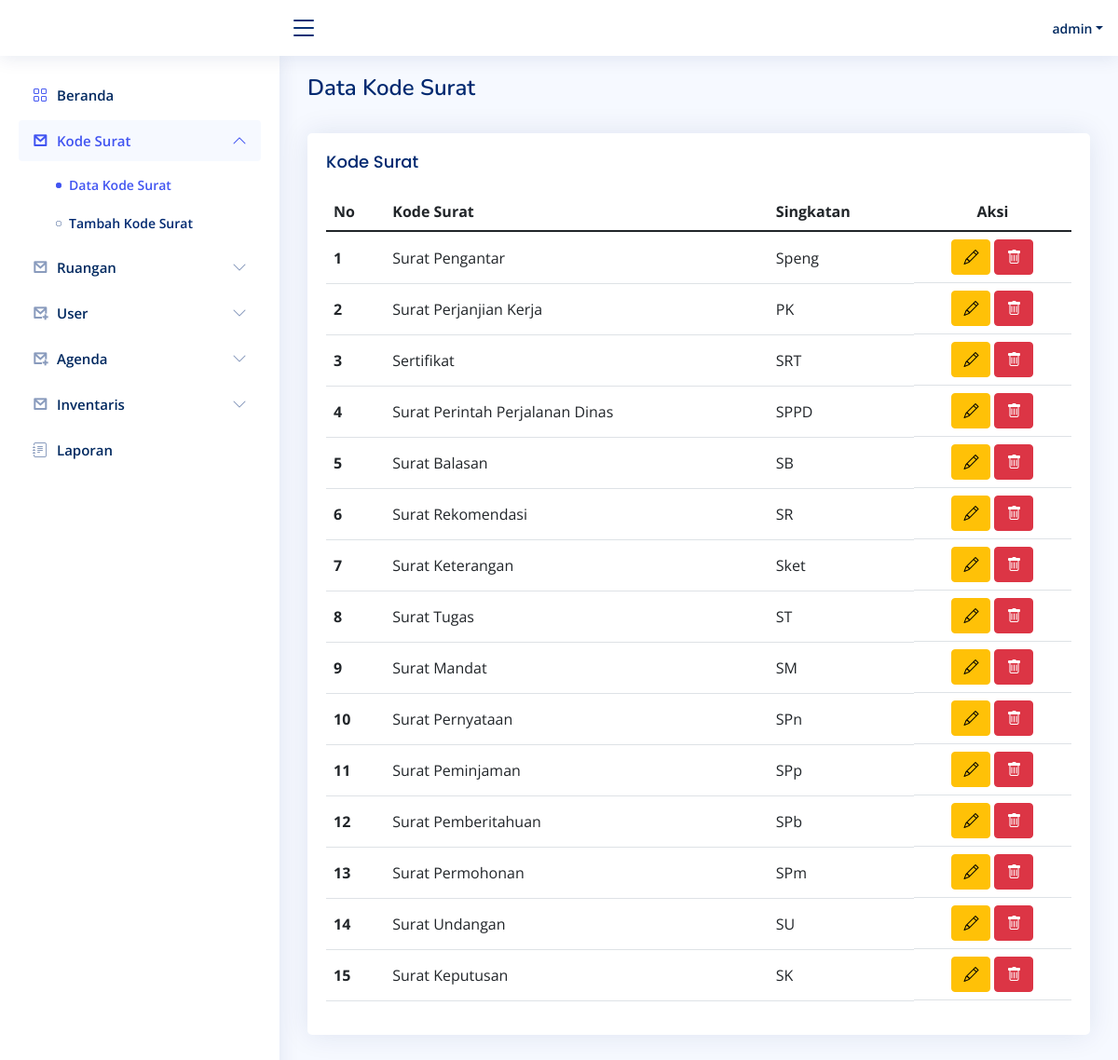
/index.php?page=kode_surat&item=tampil_kode_surat (signed in), run on the app's committed database.
### tables this page shows
CREATE TABLE `tabel_kode_surat` (
    id_kode_surat INT NOT NULL AUTO_INCREMENT,
    jenis_surat VARCHAR(50) NOT NULL,
    singkatan VARCHAR(10) UNIQUE NOT NULL,
    PRIMARY KEY(id_kode_surat)
);

### kode_surat/halaman_tampil_kode_surat.php (the view, shortened to what this page needs)
<main id="main" class="main">
  <div class="pagetitle">
    <h1>Data Kode Surat</h1>
  </div>
  <br>
  <section class="section">
    <div class="row">
      <div class="col-lg-12">
        <div class="card">
          <div class="card-body">
            <h5 class="card-title" style="flex: 1;">Kode Surat</h5>
            <table class="table datatable">
              <thead>
                <tr>
                  <th scope="col">No</th>
                  <th scope="col">Kode Surat</th>
                  <th scope="col">Singkatan</th>
                  <th scope="col" class="text-center">Aksi</th>
                </tr>
              </thead>
              <tbody>
                <?php
                require_once "koneksi.php";
                $no = 1;
                $sql = "SELECT * FROM tabel_kode_surat ORDER BY id_kode_surat DESC";
                $result = $mysqli->query($sql);
                ?>
                <?php while ($row = $result->fetch_assoc()) : ?>
                  <tr>
                    <th class="align-middle" scope="row"><?= $no++; ?></th>
                    <td class="align-middle"><?= $row['jenis_surat']; ?></td>
                    <td class="align-middle"><?= $row['singkatan']; ?></td>
                    <td class="d-flex justify-content-center gap-1">
                      <a href="index.php?page=kode_surat&item=edit_kode_surat&id_kode_surat=<?= $row['id_kode_surat']; ?>" class="btn btn-warning"><i class="bi bi-pencil"></i></a>
                      <a href="index.php?page=kode_surat&item=delete_kode_surat&id_kode_surat=<?= $row['id_kode_surat']; ?>" class="btn btn-danger" onclick="return confirm('Yakin ingin menghapus data ini?')"><i class="bi bi-trash"></i></a>
                    </td>
                  </tr>
                <?php endwhile; ?>
              </tbody>
            </table>
          </div>
        </div>
      </div>
    </div>
  </section>
</main>

### assets/css/style.css (style rules this page uses)
:root { scroll-behavior: smooth; }
body { font-family: "Open Sans", sans-serif; background: #f6f9ff; color: #444444; }
a { color: #4154f1; text-decoration: none; }
h1, h2, h3, h4, h5, h6 { font-family: "Nunito", sans-serif; }
#main { margin-top: 60px; padding: 20px 30px; transition: all 0.3s; }
.pagetitle { margin-bottom: 10px; }
.pagetitle h1 { font-size: 24px; margin-bottom: 0; font-weight: 600; color: #012970; }
.card { margin-bottom: 30px; border: none; border-radius: 5px; box-shadow: 0px 0 30px rgba(1, 41, 112, 0.1); overflow: hidden; }
.card-title { padding: 20px 0 15px 0; font-size: 18px; font-weight: 500; color: #012970; font-family: "Poppins", sans-serif; }
.card-body { padding: 0 20px 20px 20px; }
@media (min-width: 1200px) { #main, #footer { margin-left: 300px; } }

### data on the page
tabel_kode_surat: jenis_surat "Surat Pengantar", singkatan "Speng"
tabel_kode_surat: jenis_surat "Surat Perjanjian Kerja", singkatan "PK"
tabel_kode_surat: jenis_surat "Sertifikat", singkatan "SRT"
tabel_kode_surat: jenis_surat "Surat Perintah Perjalanan Dinas", singkatan "SPPD"
tabel_kode_surat: jenis_surat "Surat Balasan", singkatan "SB"
tabel_kode_surat: jenis_surat "Surat Rekomendasi", singkatan "SR"
tabel_kode_surat: jenis_surat "Surat Keterangan", singkatan "Sket"
tabel_kode_surat: jenis_surat "Surat Tugas", singkatan "ST"
tabel_kode_surat: jenis_surat "Surat Mandat", singkatan "SM"
tabel_kode_surat: jenis_surat "Surat Pernyataan", singkatan "SPn"
tabel_kode_surat: jenis_surat "Surat Peminjaman", singkatan "SPp"
tabel_kode_surat: jenis_surat "Surat Pemberitahuan", singkatan "SPb"
tabel_kode_surat: jenis_surat "Surat Permohonan", singkatan "SPm"
tabel_kode_surat: jenis_surat "Surat Undangan", singkatan "SU"
tabel_kode_surat: jenis_surat "Surat Keputusan", singkatan "SK"

### other printed values
$_SESSION['nama_user'] "admin"
